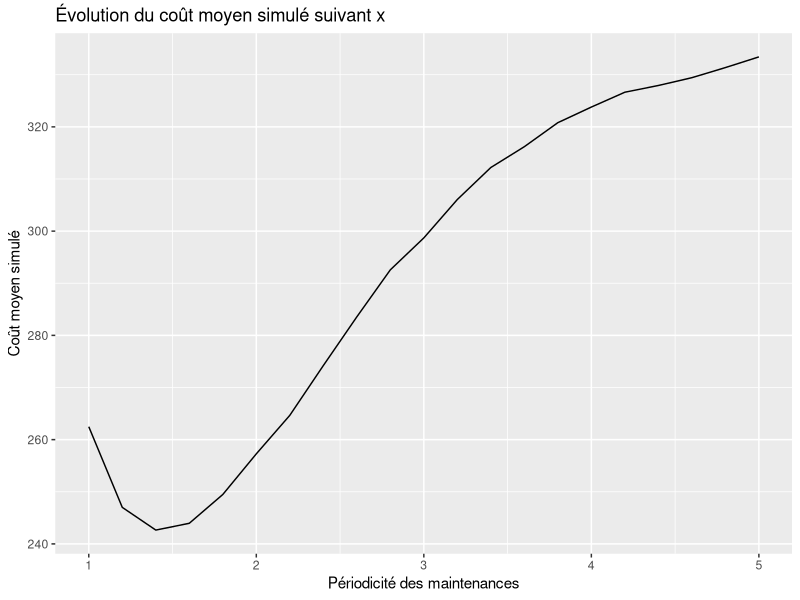

This chart was generated by the following R code: (Note: a time limit stopped this script after it produced the figure.)
## ---- chunk 1
knitr::opts_chunk$set(cache = TRUE)
## ---- chunk 2
library(ggplot2, warn.conflicts = FALSE) # Pour les graphiques
library(magrittr, warn.conflicts = FALSE) # Pour l'opérateur pipe : %>%
library(dplyr, warn.conflicts = FALSE) # Pour la manipulation de dataframe
## ---- chunk 3
# Pour régler la génération aléatoire et conserver les mêmes
# valeurs à la compilation
set.seed(54684)

# Block de code pour effacer le contenu de la mémoire, utile à la compilation
rm(list = ls())
## ---- chunk 4
# Simulation d'une réalisation de la loi de Weibul de paramètre
# thêta et beta
# remplace la fonction rweibull() de R

realisation_aleatoire_weibull <- function(scale = 1, shape = 1) {
    scale * (-log(runif(1)))^(1/shape) %>% return()
}
## ---- chunk 5
# Fonction pour simuler une trajectoire

realisation_trajectoire_sys1 <- function(param, info = FALSE) {
    
    # param est un argument de type list() de la forme :
    # param = list(H,x,scale,shape,cmp,cmc)
    
    # Attention :
    # H, scale et x sont en jours
    
    # les dates de maintenance préventives prévues
    echeancier <- param$x * 1:floor(param$H/param$x)
    if (info) {
        #debug
        print("=== l'échéancier de maintenance préventive ===")
        print(echeancier)
        print("=== Début de simulation ===")
    }
    # Le temps courant
    t <- 0
    
    # Cout final actuel
    Cf <- 0
    
    i <- 1 # un indice
    
    while (t < param$H & i < length(echeancier)) {
        
        next_panne <- t + realisation_aleatoire_weibull(scale = param$scale,
                                                        shape = param$shape)

        if (info) {
            # debug
            print(paste("Temps courant",t))
            print(paste("Date de la prochaine panne : ",next_panne))
            print(paste(
                "Date de la prochaine maintenance préventive : ",
                echeancier[i]))
        }
        
        if (next_panne < echeancier[i]) {
            # Dans ce cas la prochaine panne si on laisse vivre le système
            # arrive avant la prochaine maintenance préventive
            # donc on effectue la maintenance corrective
            
            if (info) {print("MC")}
            
            # on met à jour le temps courant
            t <- next_panne
            # on effectue une maintenance corrective
            Cf <- Cf + param$cmc
        } else {
            
            if (info) {print("MP")}
            
            # on effecute la maintenance préventive avant une survenue de panne
            t <- echeancier[i]
            i = i + 1
            # on effectue une maintenance préventive
            Cf <- Cf + param$cmp
        }
        
        if (info) {
            print(paste("Temps courant",t))
            print(paste("Coût actuel",Cf))
            print(paste("val de i",i))
            print("---")
        }
    }
    
    return(Cf)
}
## ---- chunk 6
parametres <- list(H = 1000, # on observe sur 1002 ans
                   x = 3, # on effectue une maintenance préventive tous les
                   #trois ans
                   scale = 3, # eta en jours
                   shape = 2.5, # sans unités
                   cmc = 1000, # euros
                   cmp = 200) # euros
realisation_trajectoire_sys1(parametres)
## ---- chunk 7
compute_mean_cost_by_time <- function(p = 10000, param_sys) {
  
  # Calcul un coût moyen par unité de temps Cinf(x)
  # On chaque trajectoire est divisée par H, l'horizon de simulation
  
  frame <- replicate(
    p, realisation_trajectoire_sys1(param = param_sys, info = FALSE))
  frame <- mean(frame/param_sys$H)
  return(frame)
}
## ---- chunk 8
compute_mean_cost_by_time(p = 10000, param_sys = parametres)
## ---- chunk 9
plot_mean_cost_evolution <- function(list_x, param, p = 1000) {
  list_simu <- c()
  for (x in list_x) {
    param$x <- x
    list_simu <- c(list_simu,
                   compute_mean_cost_by_time(p = p,
                                             param_sys = param))
  }
  
  ggplot() +
    geom_line(aes(x = list_x, y = list_simu)) +
    labs(x = "Périodicité des maintenances",
         y = "Coût moyen simulé",
         title = "Évolution du coût moyen simulé suivant x")
}
## ---- chunk 10
x_values <- seq(1,5,0.2)
parametres <- list(H = 1000, # on observe sur 1002 ans
                   x = 0, # on effectue une maintenance
                   #préventive tous les x ans
                   scale = 3, # eta en jours
                   shape = 2.5, # sans unités
                   cmc = 1000, # euros
                   cmp = 200) # euros
plot_mean_cost_evolution(list_x = x_values, param = parametres)
## ---- chunk 11
x_values <- seq(1,2,0.1) # entre 1 et 2
parametres <- list(H = 1000, # on observe sur 1002 ans
                   x = 0, # on effectue une maintenance
                   #préventive tous les trois ans
                   scale = 3, # eta en jours
                   shape = 2.5, # sans unités
                   cmc = 1000, # euros
                   cmp = 200) # euros
plot_mean_cost_evolution(list_x = x_values, param = parametres)
## ---- chunk 12
x_values <- seq(1.25,1.5,0.02) #entre 1.25 et 1.5
parametres <- list(H = 1000, # on observe sur 1002 ans
                   x = 0, # on effectue une maintenance
                   #préventive tous les trois ans
                   scale = 3, # eta en jours
                   shape = 2.5, # sans unités
                   cmc = 1000, # euros
                   cmp = 200) # euros
plot_mean_cost_evolution(list_x = x_values, param = parametres)
## ---- chunk 13
x_values <- seq(1.35,1.47,0.01) # entre 1.35 et 1.47
parametres <- list(H = 1000, # on observe sur 1002 ans
                   x = 0, # on effectue une maintenance
                   #préventive tous les trois ans
                   scale = 3, # eta en jours
                   shape = 2.5, # sans unités
                   cmc = 1000, # euros
                   cmp = 200) # euros
plot_mean_cost_evolution(list_x = x_values, param = parametres, p = 5000)
## ---- chunk 14
compute_mean_cost_by_time(p = 10000,
                          param_sys = list(H=1000,
                                           x = 1.45,
                                           scale = 3, # eta en jours
                                           shape = 2.5, # sans unités
                                           cmc = 1000, # euros
                                           cmp = 200)) # euros
